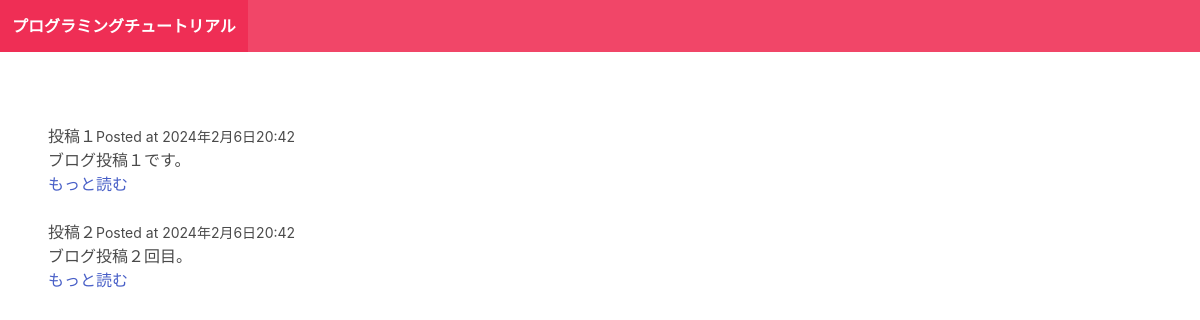
The page / on the database its author committed.
### blog/models.py (models this page shows)
class Post(models.Model):
    title = models.CharField(max_length=255)
    slug = models.SlugField()
    intro = models.TextField()
    body = models.TextField()
    posted_date = models.DateTimeField(auto_now_add=True)

### blog/views.py (the view)
# urls.py: path("",frontpage),
def frontpage(request):
    posts = Post.objects.all()
    return render(request,"blog/frontpage.html",{"posts":posts})

### blog/templates/blog/frontpage.html (shortened to what this page needs)
{% extends "blog/base.html" %} {%block content%} {% for post in posts %}
<div class="post block">
  {{post.title}}<small>Posted at {{post.posted_date}}</small>
  <p>{{post.intro}}</p>
  <a href="{%url 'post_detail' post.slug%}">もっと読む</a>
</div>
{% endfor %} {% endblock %}

### rows shown on the page
Post: title "投稿１", posted_date "2024年2月6日20:42", intro "ブログ投稿１です。"
Post: title "投稿２", posted_date "2024年2月6日20:42", intro "ブログ投稿２回目。"
